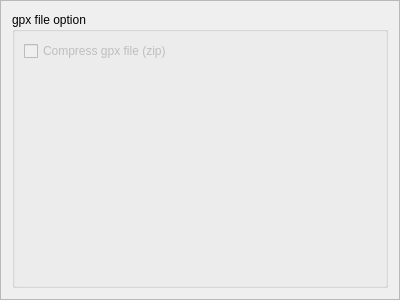
<?xml version="1.0" encoding="UTF-8"?>
<ui version="4.0">
 <class>IoGPXOptionsFrame</class>
 <widget class="QFrame" name="IoGPXOptionsFrame">
  <property name="geometry">
   <rect>
    <x>0</x>
    <y>0</y>
    <width>400</width>
    <height>300</height>
   </rect>
  </property>
  <property name="windowTitle">
   <string>Frame</string>
  </property>
  <property name="frameShape">
   <enum>QFrame::StyledPanel</enum>
  </property>
  <property name="frameShadow">
   <enum>QFrame::Raised</enum>
  </property>
  <layout class="QVBoxLayout" name="verticalLayout">
   <item>
    <widget class="QGroupBox" name="groupBox">
     <property name="title">
      <string>gpx file option</string>
     </property>
     <layout class="QVBoxLayout" name="verticalLayout_2">
      <item>
       <widget class="QCheckBox" name="checkBoxCompression">
        <property name="enabled">
         <bool>false</bool>
        </property>
        <property name="text">
         <string>Compress gpx file (zip)</string>
        </property>
       </widget>
      </item>
      <item>
       <spacer name="verticalSpacer">
        <property name="orientation">
         <enum>Qt::Vertical</enum>
        </property>
        <property name="sizeHint" stdset="0">
         <size>
          <width>20</width>
          <height>40</height>
         </size>
        </property>
       </spacer>
      </item>
     </layout>
    </widget>
   </item>
  </layout>
 </widget>
 <resources/>
 <connections/>
</ui>
